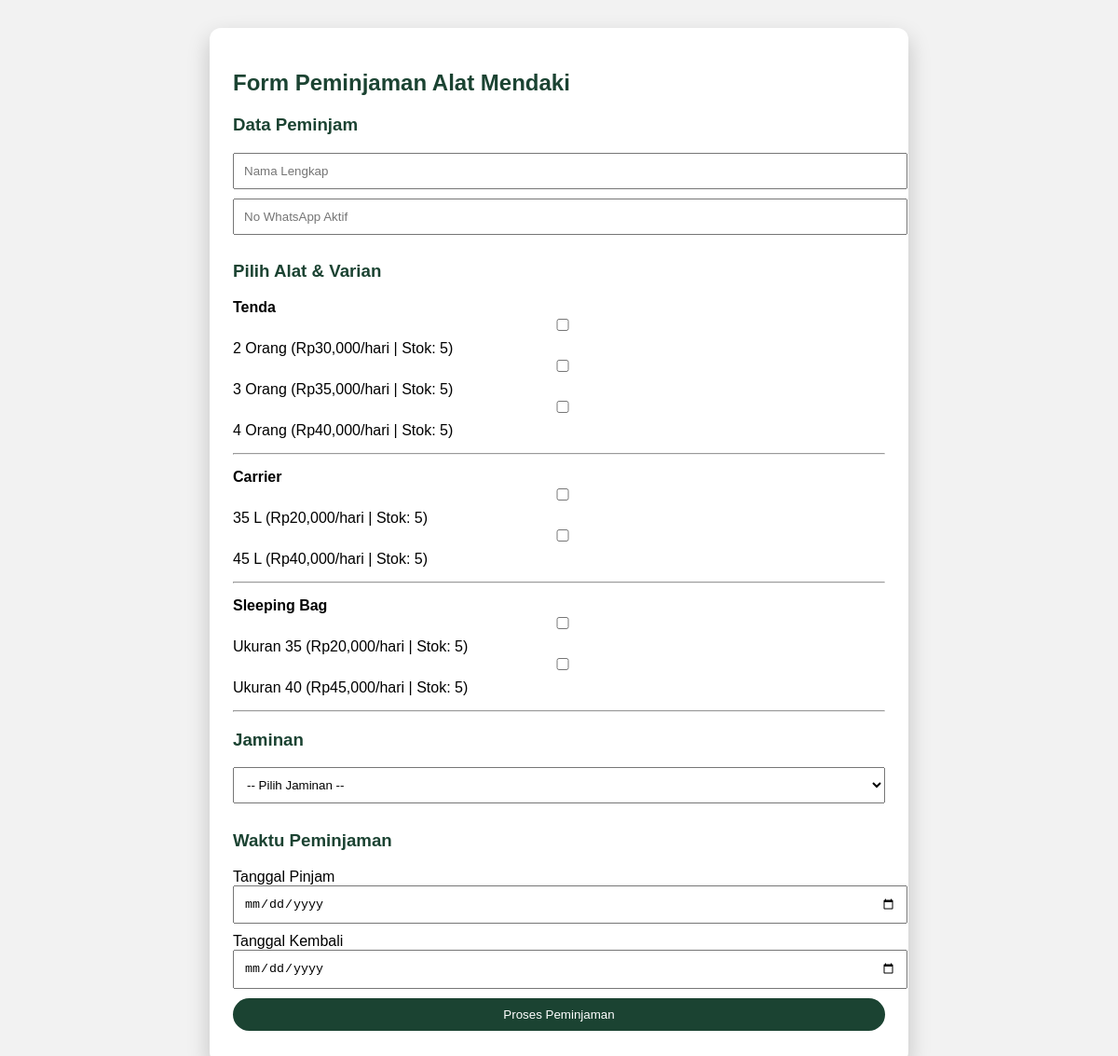
Screenshot of /peminjaman.php with the database file from the repository.
### tables this page shows
CREATE TABLE `alat` (
  `id` int(11) NOT NULL,
  `nama_alat` varchar(100) NOT NULL
);

CREATE TABLE `alat_varian` (
  `id` int(11) NOT NULL,
  `alat_id` int(11) NOT NULL,
  `varian` varchar(50) NOT NULL,
  `harga` int(11) NOT NULL,
  `stok` int(11) NOT NULL
);

### peminjaman.php (the view, shortened to what this page needs)
<?php
include 'koneksi.php';
?>
<!DOCTYPE html>
<html lang="id">
<head>
</head>
<body>
<div class="box">
<h2>Form Peminjaman Alat Mendaki</h2>
<form method="POST">
<h3>Data Peminjam</h3>
<input type="text" name="nama" placeholder="Nama Lengkap" required>
<input type="text" name="wa" placeholder="No WhatsApp Aktif" required>
<h3>Pilih Alat & Varian</h3>
<?php
$alat = mysqli_query($conn,"SELECT * FROM alat");
while($a = mysqli_fetch_assoc($alat)){
  echo "<b>".$a['nama_alat']."</b><br>";
  $var = mysqli_query($conn,"
    SELECT * FROM alat_varian
    WHERE alat_id='".$a['id']."' AND stok > 0
  ");
  while($v = mysqli_fetch_assoc($var)){
    echo "
    <label>
      <input type='checkbox' name='varian_id[]' value='".$v['id']."'>
      ".$v['varian']." (Rp".number_format($v['harga'])."/hari | Stok: ".$v['stok'].")
    </label><br>";
  }
  echo "<hr>";
}
?>
<h3>Jaminan</h3>
<select name="jaminan" required>
  <option value="">-- Pilih Jaminan --</option>
</select>
<h3>Waktu Peminjaman</h3>
<label>Tanggal Pinjam</label>
<input type="date" name="pinjam" required>
<label>Tanggal Kembali</label>
<input type="date" name="kembali" required>
<button name="simpan">Proses Peminjaman</button>
</form>
</div>
</body>
</html>

### peminjaman.php (style rules this page uses)
body { font-family: Arial, sans-serif; background:#f2f2f2; margin:0; padding:30px; }
.box { max-width:700px; margin:auto; background:white; padding:25px; border-radius:12px; box-shadow:0 10px 25px rgba(0,0,0,.2); }
h2,h3 { color:#1b4332 }
input,select,button { width:100%; padding:10px; margin-bottom:10px; }
button { background:#1b4332; color:white; border:none; border-radius:20px; cursor:pointer; }
hr { margin:15px 0 }

### rows the page displays
alat: nama_alat "Tenda"
alat_varian: varian "2 Orang", harga "30,000", stok "5"
alat_varian: varian "3 Orang", harga "35,000", stok "5"
alat_varian: varian "4 Orang", harga "40,000", stok "5"
alat: nama_alat "Carrier"
alat_varian: varian "35 L", harga "20,000", stok "5"
alat_varian: varian "45 L", harga "40,000", stok "5"
alat: nama_alat "Sleeping Bag"
alat_varian: varian "Ukuran 35", harga "20,000", stok "5"
alat_varian: varian "Ukuran 40", harga "45,000", stok "5"
